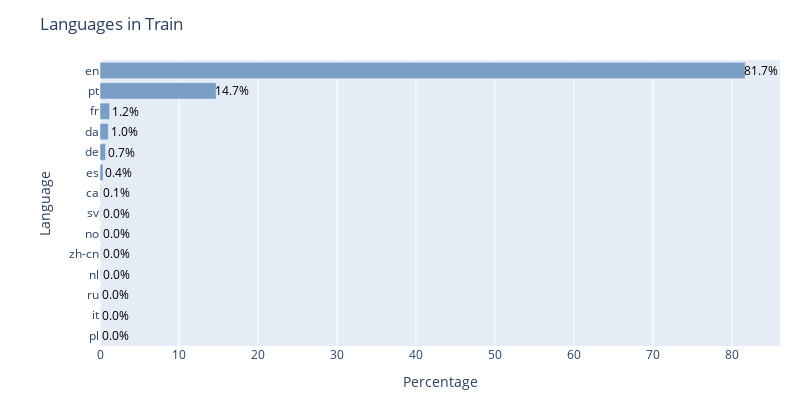

The cell this chart's notebook holds for it:
### Code cell
# Calculate the percentage for each category
total = len(corpora_train)
corpora_train_counts = corpora_train['description_language'].value_counts()
corpora_train_percentages = 100 * corpora_train_counts / total

# Create the horizontal bar chart
fig = go.Figure(data=[
    go.Bar(
        y=corpora_train_percentages.index,
        x=corpora_train_percentages.values,
        orientation='h',
        marker=dict(color='rgb(121, 157, 196)')
    )
])

# Add percentage labels to each bar
for i, percentage in enumerate(corpora_train_percentages.values):
    fig.add_annotation(
        x=percentage + 2,
        y=corpora_train_percentages.index[i],
        text=f'{percentage:.1f}%',
        showarrow=False,
        font=dict(size=12, color='black')
    )

# Set the layout
fig.update_layout(
    title='Languages in Train',
    xaxis_title='Percentage',
    yaxis_title='Language',
    yaxis=dict(autorange="reversed"),
    height=400,
    width=800,
    margin=dict(l=100, r=20, t=60, b=20)
)

# Show the plot
fig.show()

### Figure 1 — Plotly figure (JSON) as saved in the notebook; plotly's stock layout.template omitted (floating-point values rounded to 4 significant figures)
{"data": [{"marker": {"color": "rgb(121, 157, 196)"}, "orientation": "h", "type": "bar", "x": [81.68, 14.71, 1.224, 1.048, 0.7042, 0.3841, 0.05602, 0.04802, 0.03201, 0.03201, 0.03201, 0.02401, 0.01601, 0.008003], "y": ["en", "pt", "fr", "da", "de", "es", "ca", "sv", "no", "zh-cn", "nl", "ru", "it", "pl"]}], "layout": {"annotations": [{"font": {"color": "black", "size": 12}, "showarrow": false, "text": "81.7%", "x": 83.68, "y": "en"}, {"font": {"color": "black", "size": 12}, "showarrow": false, "text": "14.7%", "x": 16.71, "y": "pt"}, {"font": {"color": "black", "size": 12}, "showarrow": false, "text": "1.2%", "x": 3.224, "y": "fr"}, {"font": {"color": "black", "size": 12}, "showarrow": false, "text": "1.0%", "x": 3.048, "y": "da"}, {"font": {"color": "black", "size": 12}, "showarrow": false, "text": "0.7%", "x": 2.704, "y": "de"}, {"font": {"color": "black", "size": 12}, "showarrow": false, "text": "0.4%", "x": 2.384, "y": "es"}, {"font": {"color": "black", "size": 12}, "showarrow": false, "text": "0.1%", "x": 2.056, "y": "ca"}, {"font": {"color": "black", "size": 12}, "showarrow": false, "text": "0.0%", "x": 2.048, "y": "sv"}, {"font": {"color": "black", "size": 12}, "showarrow": false, "text": "0.0%", "x": 2.032, "y": "no"}, {"font": {"color": "black", "size": 12}, "showarrow": false, "text": "0.0%", "x": 2.032, "y": "zh-cn"}, {"font": {"color": "black", "size": 12}, "showarrow": false, "text": "0.0%", "x": 2.032, "y": "nl"}, {"font": {"color": "black", "size": 12}, "showarrow": false, "text": "0.0%", "x": 2.024, "y": "ru"}, {"font": {"color": "black", "size": 12}, "showarrow": false, "text": "0.0%", "x": 2.016, "y": "it"}, {"font": {"color": "black", "size": 12}, "showarrow": false, "text": "0.0%", "x": 2.008, "y": "pl"}], "height": 400, "margin": {"b": 20, "l": 100, "r": 20, "t": 60}, "title": {"text": "Languages in Train"}, "width": 800, "xaxis": {"title": {"text": "Percentage"}}, "yaxis": {"autorange": "reversed", "title": {"text": "Language"}}}}
